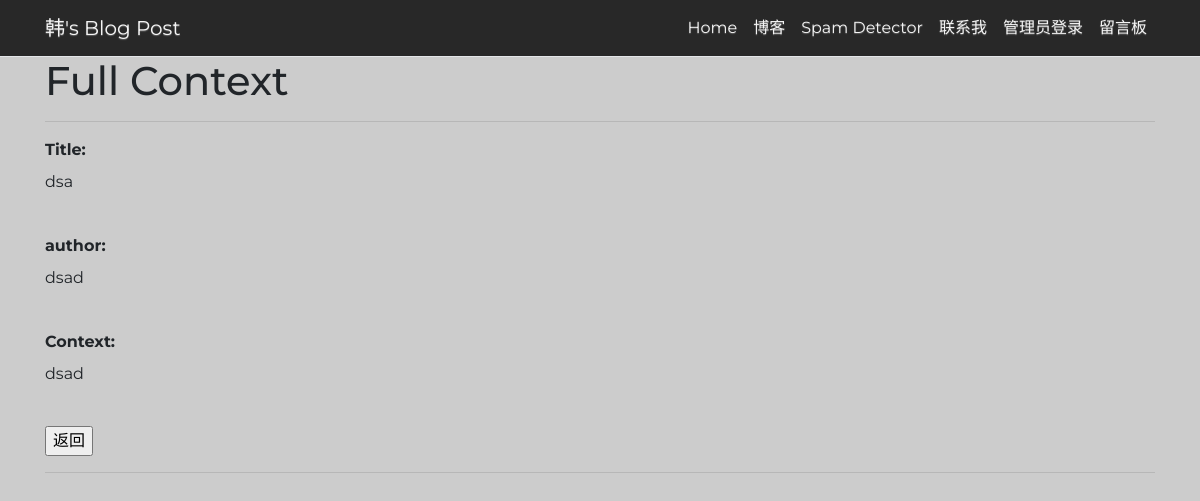
/posts/details/1, run on the app's committed database.
### app.py (models this page shows, shortened)
class BlogPost(db.Model):
    __tablename__ = 'Blog'
    id = db.Column(db.Integer, primary_key=True)
    title = db.Column(db.String(100), nullable=False)
    content = db.Column(db.Text, nullable=False)
    author = db.Column(db.String(30), nullable=False, default='Not Available')
    date_posted = db.Column(db.DateTime, nullable=False, default=datetime.utcnow)

### app.py (the view)
@app.route('/posts/details/<int:idx>', methods=['GET', 'POST'])
def details(idx):
    post = BlogPost.query.get_or_404(idx)
    return render_template('details.html', posts=post)

### templates/details.html (shortened to what this page needs)
{% extends 'base.html' %}
{% block body %}
  <link rel="stylesheet" href="{{ url_for('static', filename='css/details.css') }}">
  <h1>Full Context</h1>
  <hr>
  <form action="/posts/details/{{ posts.id }}" method="POST">
    <label for="title"><strong>Title: </strong></label>
    <p>{{  posts.title }}</p>
    <br>
    <label for="author"><strong>author: </strong></label>
    <p>{{  posts.author }}</p>
    <br>
    <label for="content"><strong>Context: </strong></label>
    <p>{{  posts.content }}</p>
    <br>
    <input type="button" name="Submit" value="返回" onclick="javascript:history.back()" />
  </form>
  <hr>
{% endblock %}

### static/css/main.css (style rules this page uses)
body { font-family: Helvetica, sans-serif; }
h1, h2, h3 { font-family: 'Montserrat', sans-serif; }

### static/css/details.css (style rules this page uses)
body { background-color: #cccccc; background-size: cover; font-family: Montserrat, sans-serif; }

### data on the page
BlogPost: title "dsa", author "dsad", content "dsad"
